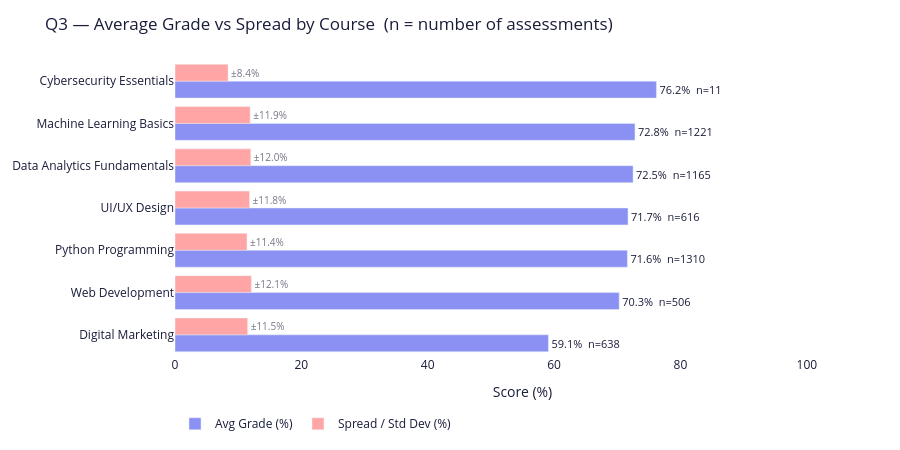

Here is the notebook cell this chart was saved with:
### Code cell
course_grades = (grades_clean.groupby('course_name')['score_pct']
    .agg(avg='mean', std='std', count='count').reset_index().round(1)
    .sort_values('avg', ascending=True))

# two separate bars: avg grade + std — no error bars, no overlap
import plotly.graph_objects as go

fig = go.Figure()

fig.add_trace(go.Bar(
    y=course_grades['course_name'],
    x=course_grades['avg'],
    orientation='h',
    name='Avg Grade (%)',
    marker_color=ACCENT,
    text=[f"{v}%  n={int(c)}" for v, c in zip(course_grades['avg'], course_grades['count'])],
    textposition='outside',
    textfont=dict(color=TEXT, size=11),
))

fig.add_trace(go.Bar(
    y=course_grades['course_name'],
    x=course_grades['std'],
    orientation='h',
    name='Spread / Std Dev (%)',
    marker_color=DANGER,
    opacity=0.6,
    text=[f"±{v}%" for v in course_grades['std']],
    textposition='outside',
    textfont=dict(color=TEXT, size=10),
))

fig.update_xaxes(range=[0, 110], title='Score (%)')
fig.update_layout(
    title='Q3 — Average Grade vs Spread by Course  (n = number of assessments)',
    barmode='group',
    legend=dict(orientation='h', y=-0.18),
    **CHART,
)
fig.show()

"""
INSIGHT: Digital Marketing = 59.1% — 13 pp below Machine Learning Basics (72.8%)
and widest spread (std=11.5). Cybersecurity has only 11 records — not reliable.
Action: Digital Marketing needs immediate curriculum review.
"""

### Figure 1 — Plotly figure (JSON) as saved in the notebook; plotly's stock layout.template omitted (floating-point values rounded to 4 significant figures)
{"data": [{"marker": {"color": "#8a91f2"}, "name": "Avg Grade (%)", "orientation": "h", "text": ["59.1%  n=638", "70.3%  n=506", "71.6%  n=1310", "71.7%  n=616", "72.5%  n=1165", "72.8%  n=1221", "76.2%  n=11"], "textfont": {"color": "#1a1d3a", "size": 11}, "textposition": "outside", "type": "bar", "x": [59.1, 70.3, 71.6, 71.7, 72.5, 72.8, 76.2], "y": ["Digital Marketing", "Web Development", "Python Programming", "UI/UX Design", "Data Analytics Fundamentals", "Machine Learning Basics", "Cybersecurity Essentials"]}, {"marker": {"color": "#ff6b6b"}, "name": "Spread / Std Dev (%)", "opacity": 0.6, "orientation": "h", "text": ["±11.5%", "±12.1%", "±11.4%", "±11.8%", "±12.0%", "±11.9%", "±8.4%"], "textfont": {"color": "#1a1d3a", "size": 10}, "textposition": "outside", "type": "bar", "x": [11.5, 12.1, 11.4, 11.8, 12.0, 11.9, 8.4], "y": ["Digital Marketing", "Web Development", "Python Programming", "UI/UX Design", "Data Analytics Fundamentals", "Machine Learning Basics", "Cybersecurity Essentials"]}], "layout": {"barmode": "group", "font": {"color": "#1a1d3a"}, "height": 450, "legend": {"orientation": "h", "y": -0.18}, "margin": {"b": 50, "l": 50, "r": 30, "t": 60}, "paper_bgcolor": "#ffffff", "plot_bgcolor": "#ffffff", "title": {"text": "Q3 — Average Grade vs Spread by Course  (n = number of assessments)"}, "xaxis": {"range": [0, 110], "title": {"text": "Score (%)"}}}}
